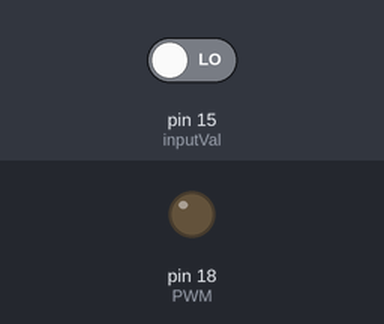
This program was run on a simulated Raspberry Pi (header pin numbers). Shown: output pins drawn as LEDs (lit = HIGH). The test bench sets the inputs (shaded band); at power-on: pin 15 (inputVal) LOW.

Above: at 1.2 s.
1.3 s: pin 15 (inputVal) driven HIGH
At 1.57 s:
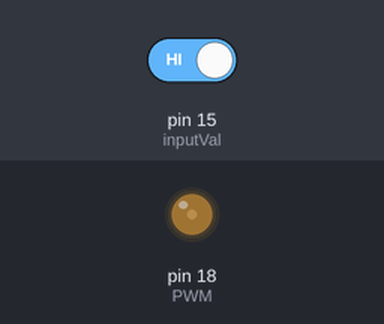
At 2.02 s:
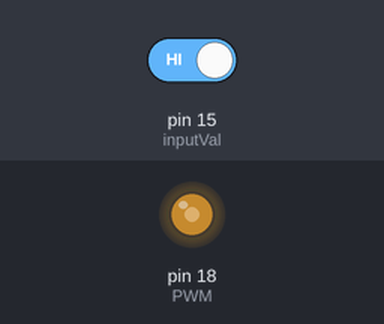
4.3 s: pin 15 (inputVal) driven LOW
At 4.3 s:
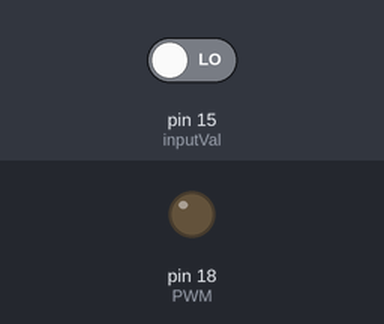
Timing chart, 0 to 7.3 s (numbered marks = the images above; inputs shaded):
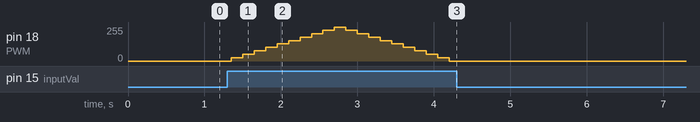

The program:

TurnOnLEDWithPWM.py
```python
import RPi.GPIO as GPIO
import time

GPIO.setmode(GPIO.BOARD)
GPIO.setup(18, GPIO.OUT)
GPIO.setup(15, GPIO.IN)

ledState = True #up cycle
pwmLevel = 0;

PWM = GPIO.PWM(18, 50) #set output to 50hz
PWM.start(pwmLevel) #duty cycle ratio is 50

try:

	while True:
		inputVal = GPIO.input(15)
		if inputVal == True:
			if ledState == True:
				pwmLevel = pwmLevel + 10
				PWM.ChangeDutyCycle(pwmLevel)
				if pwmLevel >= 100:
					ledState = False
			else:
				pwmLevel = pwmLevel - 10
				PWM.ChangeDutyCycle(pwmLevel)
				if pwmLevel <= 0:
					ledState = True
		time.sleep(.15)
except KeyboardInterrupt:
	GPIO.cleanup()
```

Measured:
- after the input at 1.3 s, pin 18 (PWM): rises from 0/255 to 255/255 in 1.4 s, then falls to 0/255 in 1.5 s
- after the input at 4.3 s, pin 18 (PWM): stops changing and stays 0/255
